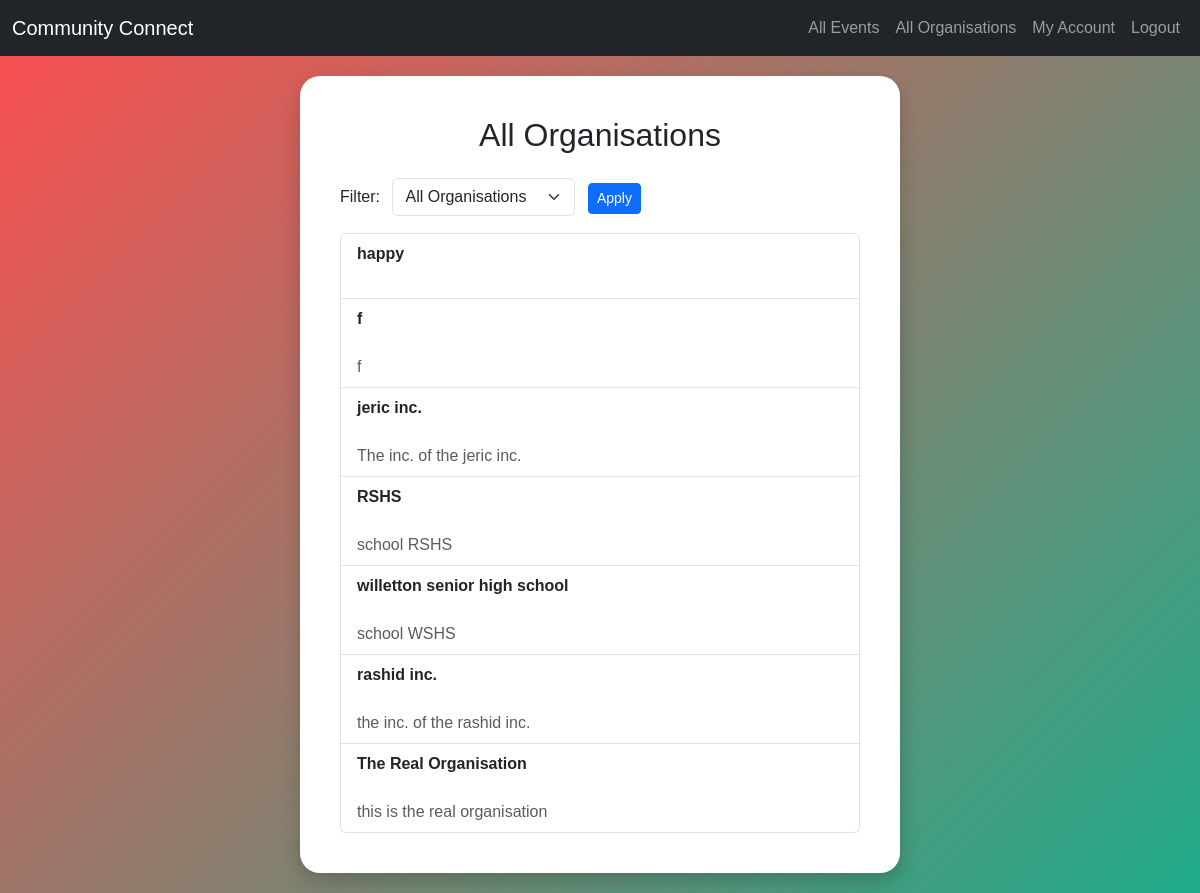
Before: /organisations (signed in) with the older database file.
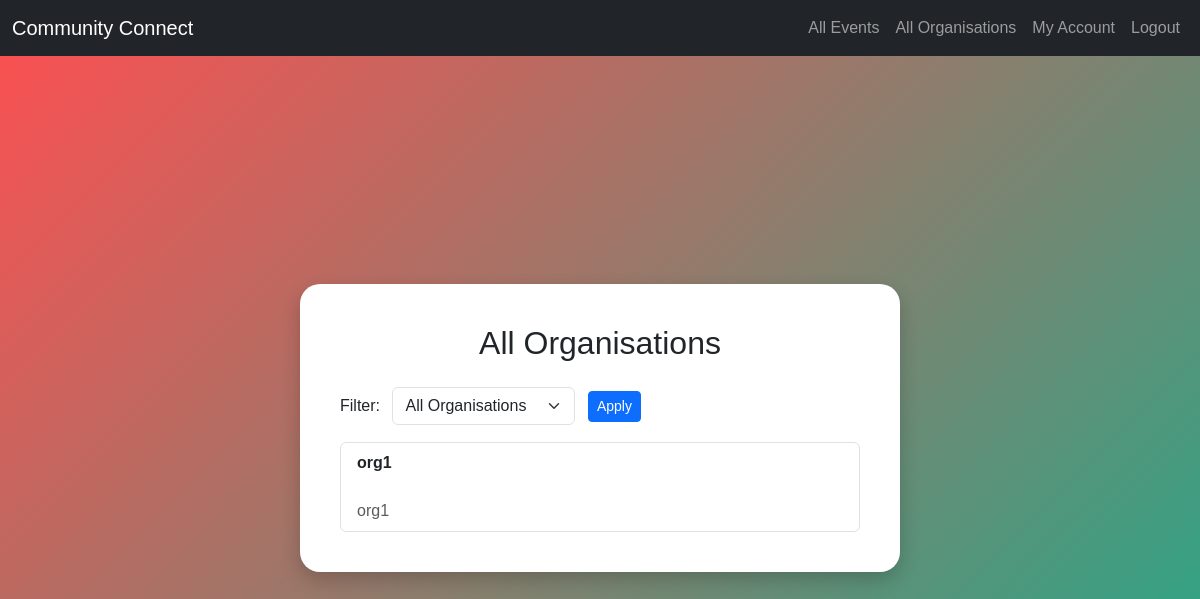
After: the same page with the newer database file.
### tables this page shows
CREATE TABLE organisation (
            organisation_id INTEGER PRIMARY KEY AUTOINCREMENT,
            user_id INTEGER NOT NULL,
            name TEXT NOT NULL,
            description TEXT,
            address TEXT,
            website_url TEXT,
            FOREIGN KEY (user_id) REFERENCES user(user_id) ON DELETE CASCADE
        );

### app.py (the view)
@app.route('/organisations')
def all_organisations():
    filter_type = request.args.get('filter')
    with get_db() as conn:
        cursor = conn.cursor()
        if filter_type == 'skills' and session.get('role') == 'volunteer':
            cursor.execute("SELECT volunteer_id FROM volunteer WHERE user_id = ?", (session['user_id'],))
            v = cursor.fetchone()
            if v:
                volunteer_id = v['volunteer_id']
                cursor.execute("""
                    SELECT skill_id FROM volunteer_skill WHERE volunteer_id = ?
                """, (volunteer_id,))
                skill_ids = [row['skill_id'] for row in cursor.fetchall()]
                if skill_ids:
                    placeholders = ",".join("?" * len(skill_ids))
                    cursor.execute(f"""
                        SELECT DISTINCT o.organisation_id, o.name, o.description, o.address
                        FROM organisation o
                        JOIN event e ON o.organisation_id = e.organisation_id
                        JOIN event_skill es ON e.event_id = es.event_id
                        WHERE es.skill_id IN ({placeholders})
                    """, skill_ids)
                    organisations = cursor.fetchall()
                else:
                    organisations = []
            else:
                organisations = []
        else:
            cursor.execute("SELECT * FROM organisation")
            organisations = cursor.fetchall()
    return render_template("organisations.html", organisations=organisations, role=session.get('role'))

### models.py (called while the page is built)
def get_db():
    conn = sqlite3.connect(db_path) # Create connection between database and flask
    conn.row_factory = sqlite3.Row # Allows fetching rows as dictionaries
    return conn

### templates/organisations.html (shortened to what this page needs)
{% extends "layout.html" %}
{% block content %}
<div class="bubble-container">
    <div class="bubble">
        <h2 class="text-center mb-4">All Organisations</h2>
        {% if session.get('role') == "volunteer" %}
        <form method="GET" class="mb-3 d-flex justify-content-between align-items-center">
            <div>
                <label class="form-label me-2">Filter:</label>
                <select class="form-select d-inline-block w-auto" name="filter">
                    <option value="all" {% if filter == "all" %}selected{% endif %}>All Organisations</option>
                </select>
                <button type="submit" class="btn btn-sm btn-primary ms-2">Apply</button>
            </div>
        </form>
        {% endif %}
        <ul class="list-group">
            {% for o in organisations %}
                <li class="list-group-item">
                    <div>
                        <strong>{{ o.name }}</strong><br>
                        <small>{{ o.email }}</small><br>
                        {% if o.description %}
                            <span class="text-muted">{{ o.description }}</span><br>
                        {% endif %}
                    </div>
                </li>
            {% else %}
                <li class="list-group-item">No organisations found.</li>
            {% endfor %}
        </ul>
    </div>
</div>
{% endblock %}

Changed rows visible on the page:
removed organisation: name "f", description "f"
removed organisation: name "jeric inc.", description "The inc. of the jeric inc."
removed organisation: name "RSHS", description "school RSHS"
removed organisation: name "willetton senior high school", description "school WSHS"
removed organisation: name "rashid inc.", description "the inc. of the rashid inc."
removed organisation: name "The Real Organisation", description "this is the real organisation"
changed organisation: name "happy" → "org1"; description (not shown) → "org1"
